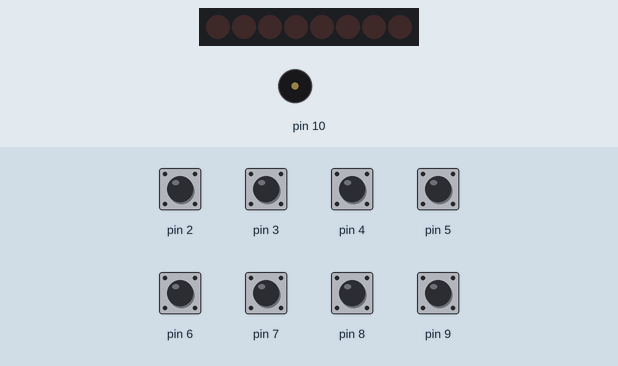
The sketch below on a simulated Arduino Uno, built with avr-gcc and run on an emulated ATmega328P. Shown: 8 shift-register outputs drawn as a row of LEDs (first output left, lit = HIGH), buzzer (waves = sounding). Wiring (inferred from the names in the program): shift register (74HC595): data pin 11; shift clock pin 12; latch pin 13. Wiring (inferred from the signals the program sends): row of LEDs: on Q0, Q1, Q2, Q3, Q4, Q5, Q6, Q7. The inputs (shaded band) are chosen by the test bench; at power-on: pin 2–9 HIGH.

Above: at 1.2 s.
1.3 s: pin 2 pulled LOW for 0.15 s
At 2.7 s:
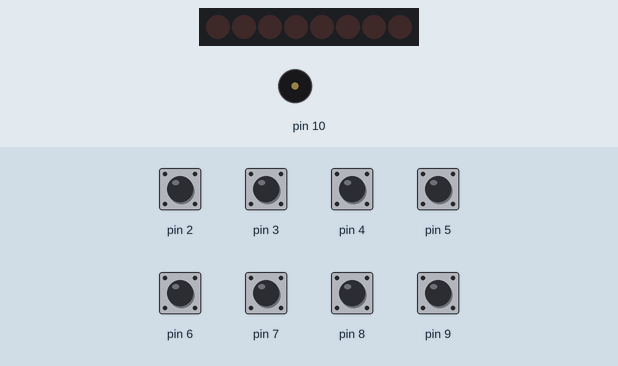
3.0 s: pin 3 pulled LOW for 0.15 s
At 4.2 s:
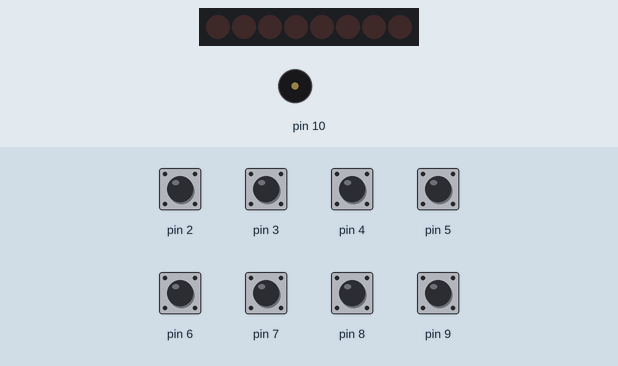
4.7 s: pin 4 pulled LOW for 1 s
At 5.25 s:
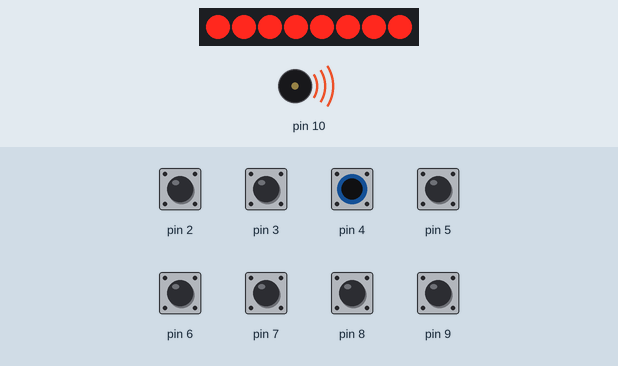
7.7 s: pin 5 pulled LOW for 0.15 s
At 7.83 s:
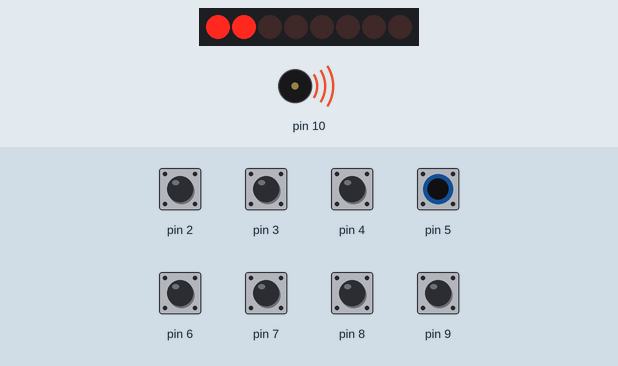
9.4 s: pin 6 pulled LOW for 0.15 s
At 10.3 s:
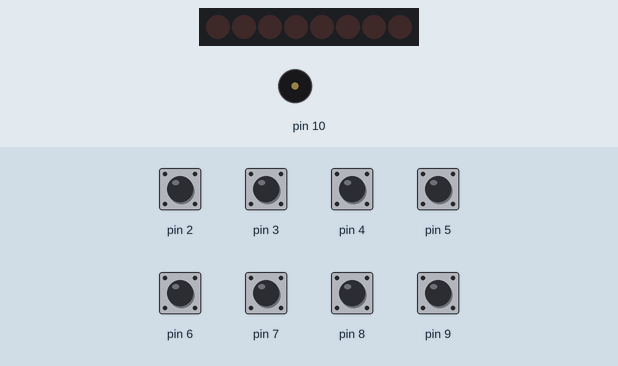
11.1 s: pin 7 pulled LOW for 0.15 s
At 11.6 s:
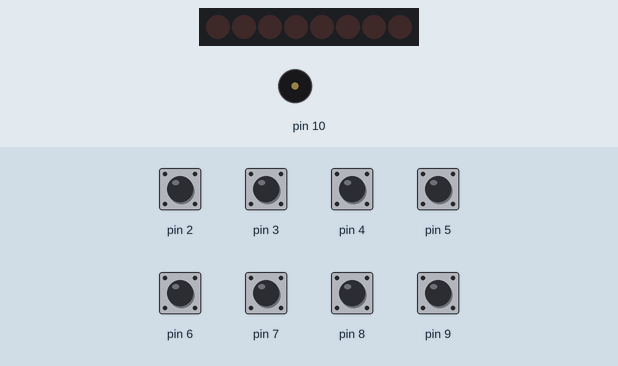
Timing chart, 0 to 13.8 s (numbered marks = the images above; inputs shaded):
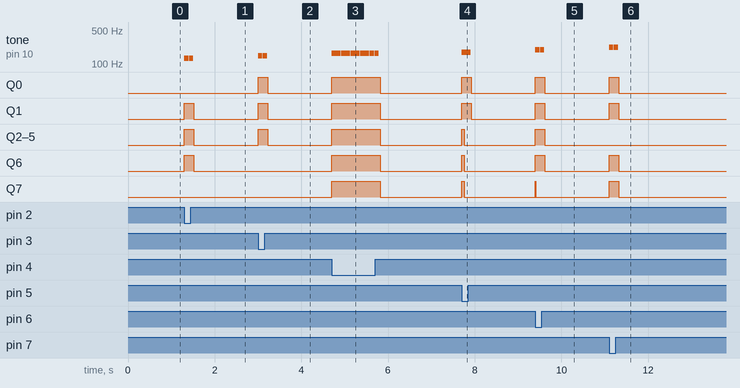

The sketch:

final.ino
```cpp
#define NOTE_C3  131
#define NOTE_D3  147
#define NOTE_E3  165
#define NOTE_F3  175
#define NOTE_G3  196
#define NOTE_A3  220
#define NOTE_B3  247
#define NOTE_C4  262

int latchPin = 13;
int clockPin = 12;
int dataPin = 11;
int button0 = 0;
int button1 = 0;
int button2 = 0;
int button3 = 0;
int button4 = 0;
int button5 = 0;
int button6 = 0;
int button7 = 0;

void setup() {
  pinMode(latchPin,OUTPUT);
  pinMode(clockPin,OUTPUT);
  pinMode(dataPin,OUTPUT);
  pinMode(2, INPUT_PULLUP);
  pinMode(3, INPUT_PULLUP);
  pinMode(4, INPUT_PULLUP);
  pinMode(5, INPUT_PULLUP);
  pinMode(6, INPUT_PULLUP);
  pinMode(7, INPUT_PULLUP);
  pinMode(8, INPUT_PULLUP);
  pinMode(9, INPUT_PULLUP);
  pinMode(10, OUTPUT);
  }


byte colDataMatrix[8] = {
   B11111110,
   B11111101,
   B11111011,
   B11110111,
   B11101111,
   B11011111,
   B10111111,
   B01111111
};
byte C[8] = {
   B01111110,
   B11111111,
   B11000011,
   B00000011,
   B00000011,
   B11000011,
   B11111111,
   B01111110
};
byte D[8] = {
   B00111111,
   B01111111,
   B11000011,
   B11000011,
   B11000011,
   B11000011,
   B01111111,
   B00111111
};
byte E[8] = {
   B11111111,
   B11111111,
   B00000011,
   B11111111,
   B11111111,
   B00000011,
   B11111111,
   B11111111
};
byte F[8] = {
   B11111111,
   B11111111,
   B00000011,
   B11111111,
   B11111111,
   B00000011,
   B00000011,
   B00000011
};
byte G[8] = {
   B11111111,
   B11111111,
   B00000011,
   B00000011,
   B01110011,
   B11100011,
   B11111111,
   B01111111
};
byte A[8] = {
   B00011000,
   B00100100,
   B01100110,
   B11111111,
   B11000011,
   B11000011,
   B11000011,
   B11000011
};
byte B[8] = {
   B01111111,
   B11111111,
   B11000011,
   B00111111,
   B00111111,
   B11000011,
   B11111111,
   B01111111
};
byte C2[8] = {
   B01111110,
   B11111111,
   B11000011,
   B00000011,
   B00000011,
   B11000011,
   B11111111,
   B01111110
};
byte NO[8] = {
   B00000000,
   B00000000,
   B00000000,
   B00000000,
   B00000000,
   B00000000,
   B00000000,
   B00000000
};


void loop() {
    button0 = digitalRead(2);
    button1 = digitalRead(3);
    button2 = digitalRead(4);
    button3 = digitalRead(5);
    button4 = digitalRead(6);
    button5 = digitalRead(7);
    button6 = digitalRead(8);
    button7 = digitalRead(9);

      digitalWrite(latchPin,LOW);
      shiftOut(dataPin, clockPin, MSBFIRST, 0);
     digitalWrite(latchPin,HIGH);

   if(button0 == LOW){
      tone(10,NOTE_C3,100);
      for(int i = 0; i < 8 ; i++){
      digitalWrite(latchPin,LOW);
      shiftOut(dataPin, clockPin, MSBFIRST, colDataMatrix[i]);
      shiftOut(dataPin, clockPin, MSBFIRST, C[i]);
      digitalWrite(latchPin,HIGH);
      delay(1);
       }
      delay(100);
      noTone(10);
      }else if(button1 == LOW){
      tone(10,NOTE_D3,100);
     for(int i = 0; i < 8 ; i++){
      digitalWrite(latchPin,LOW);
      shiftOut(dataPin, clockPin, MSBFIRST, colDataMatrix[i]);
      shiftOut(dataPin, clockPin, MSBFIRST, D[i]);
      digitalWrite(latchPin,HIGH);
      delay(1);
     }
      delay(100);
       noTone(10);
    }else if(button2 == LOW){
      tone(10,NOTE_E3,100);
     for(int i = 0; i < 8 ; i++){
      digitalWrite(latchPin,LOW);
      shiftOut(dataPin, clockPin, MSBFIRST, colDataMatrix[i]);
      shiftOut(dataPin, clockPin, MSBFIRST, E[i]);
      digitalWrite(latchPin,HIGH);
      delay(1);
        }
      delay(100);
      noTone(10);
    }else if(button3 == LOW){
      tone(10,NOTE_F3,100);
     for(int i = 0; i < 8 ; i++){
      digitalWrite(latchPin,LOW);
      shiftOut(dataPin, clockPin, MSBFIRST, colDataMatrix[i]);
      shiftOut(dataPin, clockPin, MSBFIRST, F[i]);
      digitalWrite(latchPin,HIGH);
       delay(1);}
      delay(100);
      noTone(10);
    }else if(button4 == LOW){
      tone(10,NOTE_G3,100);
     for(int i = 0; i < 8 ; i++){
      digitalWrite(latchPin,LOW);
      shiftOut(dataPin, clockPin, MSBFIRST, colDataMatrix[i]);
      shiftOut(dataPin, clockPin, MSBFIRST, G[i]);
      digitalWrite(latchPin,HIGH);
      delay(1);
        }
      delay(100);
      noTone(10);
    }else if(button5 == LOW){
      tone(10,NOTE_A3,100);
     for(int i = 0; i < 8 ; i++){
      digitalWrite(latchPin,LOW);
      shiftOut(dataPin, clockPin, MSBFIRST, colDataMatrix[i]);
      shiftOut(dataPin, clockPin, MSBFIRST, A[i]);
      digitalWrite(latchPin,HIGH);
      delay(1);
        }
      delay(100);
      noTone(10);
    }else if(button6 == LOW){
      tone(10,NOTE_B3,100);
     for(int i = 0; i < 8 ; i++){
      digitalWrite(latchPin,LOW);
      shiftOut(dataPin, clockPin, MSBFIRST, colDataMatrix[i]);
      shiftOut(dataPin, clockPin, MSBFIRST, B[i]);
      digitalWrite(latchPin,HIGH);
      delay(1);
      }
    delay(100);
      noTone(10);
    }else if(button7 == LOW){
      tone(10,NOTE_C4,100);
     for(int i = 0; i < 8; i++){
      digitalWrite(latchPin,LOW);
      shiftOut(dataPin, clockPin, MSBFIRST, colDataMatrix[i]);
      shiftOut(dataPin, clockPin, MSBFIRST,C2[i]);
      digitalWrite(latchPin,HIGH);
      delay(1);
      }
      delay(100);
      noTone(10);
    }

  }
```

Measured:
- after the input at 1.3 s, tone on pin 10: alternates 131 Hz for 0.10 s and silent for 0.01 s, 4 changes in all, then stays silent, starting at once; Q1–6: LOW → HIGH at once, → LOW 0.22 s later
- after the input at 3.0 s, tone on pin 10: alternates 147 Hz for 0.10 s and silent for 0.01 s, 4 changes in all, then stays silent, starting at once; Q0–5: LOW → HIGH at once, → LOW 0.22 s later
- after the input at 4.7 s, tone on pin 10: alternates 165 Hz for 0.10 s and silent for 0.01 s, 20 changes in all, then stays silent, starting at once; Q0–7: LOW → HIGH at once, → LOW 1.1 s later
- after the input at 7.7 s, tone on pin 10: alternates 175 Hz for 0.10 s and silent for 0.01 s, 4 changes in all, then stays silent, starting at once; Q0, Q1: LOW → HIGH at once, → LOW 0.22 s later; Q2–7: LOW → HIGH at once, → LOW 0.06 s later
- after the input at 9.4 s, tone on pin 10: alternates 196 Hz for 0.10 s and silent for 0.01 s, 4 changes in all, then stays silent, starting at once; Q0–6: LOW → HIGH at once, → LOW 0.22 s later; Q7: LOW → HIGH at once, → LOW 0.01 s later
- after the input at 11.1 s, tone on pin 10: alternates 220 Hz for 0.10 s and silent for 0.01 s, 4 changes in all, then stays silent, starting at once; Q0, Q1, Q6, Q7: LOW → HIGH at once, → LOW 0.21 s later
